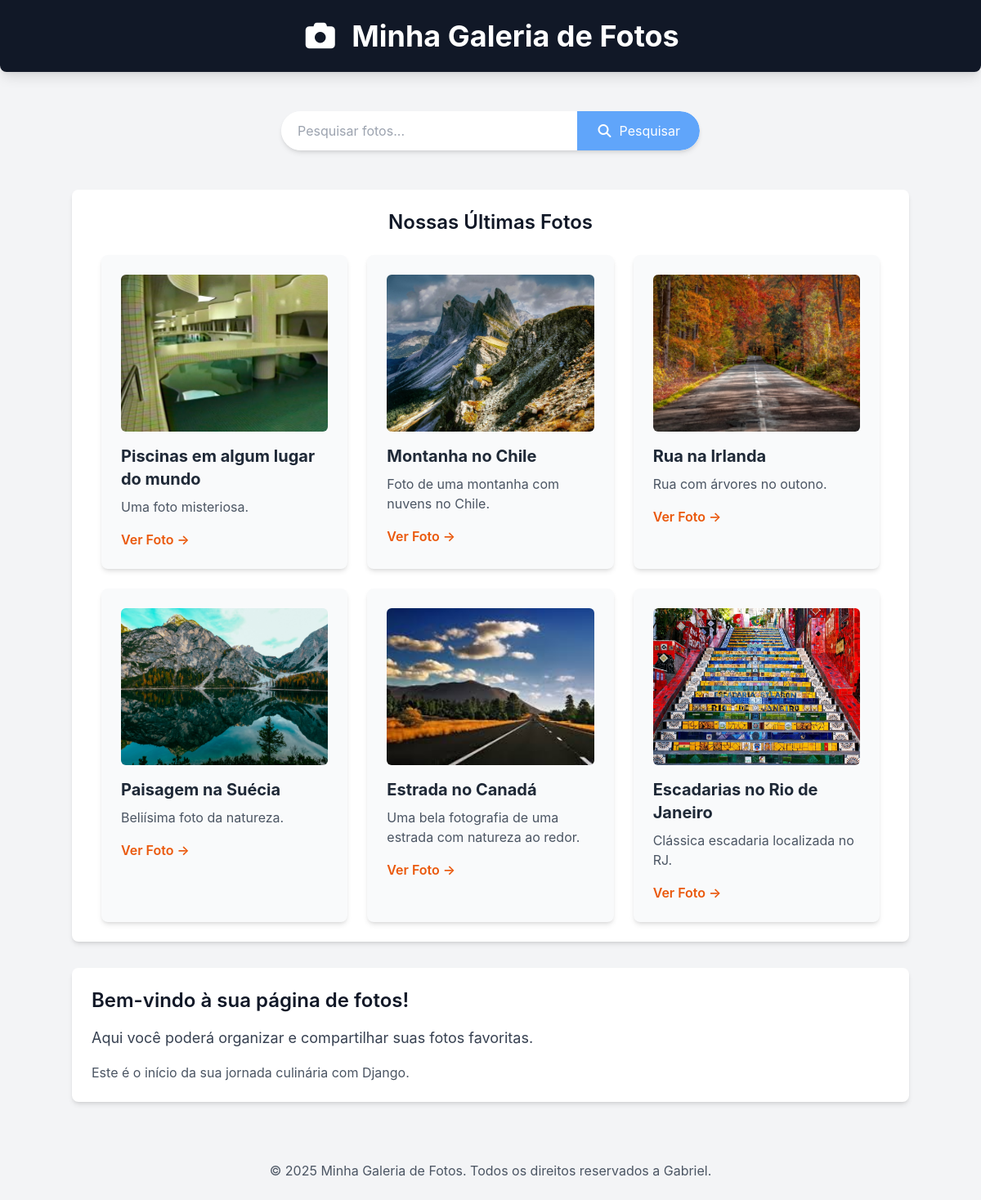
/fotos/, run on the app's committed database.
### fotos/models.py (models this page shows, shortened)
class Foto(models.Model):
    title = models.CharField(max_length=100)
    image = models.ImageField(upload_to='galeria/img')
    description = models.TextField(blank=True)
    created_at = models.DateTimeField(auto_now_add=True)
    updated_at = models.DateTimeField(auto_now=True)
    class Meta:
        verbose_name = 'Foto'
        verbose_name_plural = 'Fotos'
        ordering = ['-created_at']

### fotos/views.py (the view)
# urls.py: path('', views.home, name='home'),
def home(request):
    fotos = Foto.objects.all()
    return render(request, 'fotos/home.html', {'fotos': fotos})

### fotos/templates/fotos/home.html (shortened to what this page needs)
{% load static %}
<!DOCTYPE html>
<html lang="pt-br">
<head>
    <script src="https://cdn.tailwindcss.com"></script>
    <link rel="stylesheet" href="https://cdnjs.cloudflare.com/ajax/libs/font-awesome/7.0.0/css/all.min.css"
 />
</head>
<body class="bg-gray-100 text-gray-900">
    <header class="bg-gray-900 text-white p-6 shadow-lg rounded-b-lg">
        <div class="container mx-auto flex flex-col sm:flex-row items-center justify-center">
            <div class="flex items-center mb-4 sm:mb-0">
                <div class="text-4xl mr-4">
                    <i class="fas fa-camera"></i>
                </div>
                <h1 class="text-4xl font-bold text-center sm:text-left">
                    Minha Galeria de Fotos
                </h1>
            </div>
        </div>
    </header>
    <section class="container mx-auto mt-8 p-4 flex justify-center">
        <form method="get" action="{% url 'pesquisar_fotos' %}"
            class="w-full max-w-lg flex bg-white rounded-full shadow-md overflow-hidden">
            <input type="text" placeholder="Pesquisar fotos..." name="q"
                class="flex-grow p-3 text-gray-700 focus:outline-none focus:ring-2 focus:ring-orange-500 rounded-l-full pl-5">
            <button type="submit" class="bg-blue-400 hover:bg-blue-600 text-white p-3 px-6
rounded-r-full transition duration-300 ease-in-out flex items-center justify-center">
                <i class="fas fa-search mr-2"></i> Pesquisar
            </button>
        </form>
    </section>
    <main class="container mx-auto p-6 mt-8 bg-white rounded-lg shadow-md">
        <h2 class="text-2xl font-semibold mb-6 text-center">Nossas Últimas
            Fotos</h2>
        <div class="flex flex-wrap justify-center gap-6">
            {% if fotos %}
                {% for foto in fotos %}
                <div class="w-full sm:w-[calc(50%-1.5rem)] lg:w-[calc(33.333%-1.5rem)] bg-gray-50 p-6 rounded-lg shadow-md hover:shadow-lg transition-shadow duration-300 ease-in-out">
                    {% if foto.image %}
                    <img src="{{ foto.image.url }}" alt="{{ foto.title }}"
                        class="w-full h-48 object-cover rounded-md mb-4">
                    {% endif %}
                    <h3 class="text-xl font-bold mb-2 text-gray-800">{{ foto.title }}</h3>
                    <p class="text-gray-600 mb-4">{{ foto.description|truncatewords:20 }}</p>
                    <a href="{% url 'foto_detail' id=foto.id %}"
                        class="text-orange-600 hover:text-orange-800 font-semibold">Ver Foto &rarr;</a>
                </div>
                {% endfor %}
            {% else %}
                <p class="text-center text-gray-600">Nenhuma foto cadastrada ainda.</p>
            {% endif %}
        </div>
    </main>
    <main class="container mx-auto p-6 mt-8 bg-white rounded-lg shadow-md">
        <h2 class="text-2xl font-semibold mb-4">Bem-vindo à sua página de
            fotos!</h2>
        <p class="text-lg text-gray-700">Aqui você poderá organizar e compartilhar suas
            fotos favoritas.</p>
        <p class="mt-4 text-gray-600">Este é o início da sua jornada culinária com
            Django.</p>
    </main>
    <footer class="mt-12 p-6 text-center text-gray-600">
        <p>&copy; 2025 Minha Galeria de Fotos. Todos os direitos reservados a Gabriel.</p>
    </footer>
</body>
</html>

### fotos/templates/fotos/home.html (style rules this page uses)
body { font-family: 'Inter', sans-serif; }

### data on the page
Foto: image (picture), title "Piscinas em algum lugar do mundo", description "Uma foto misteriosa."
Foto: image (picture), title "Montanha no Chile", description "Foto de uma montanha com nuvens no Chile."
Foto: image (picture), title "Rua na Irlanda", description "Rua com árvores no outono."
Foto: image (picture), title "Paisagem na Suécia", description "Beliísima foto da natureza."
Foto: image (picture), title "Estrada no Canadá", description "Uma bela fotografia de uma estrada com natureza ao redor."
Foto: image (picture), title "Escadarias no Rio de Janeiro", description "Clássica escadaria localizada no RJ."
